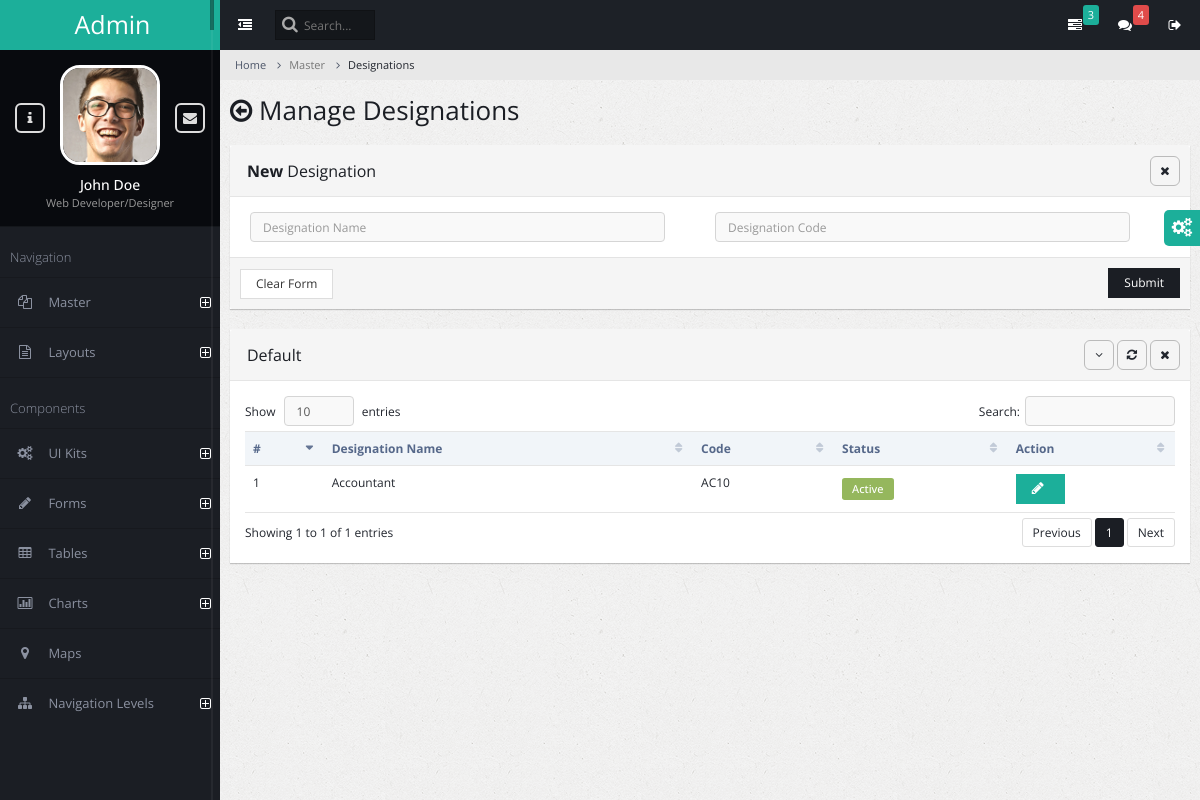
/designation/, run on the app's committed database.
### admin_master/models.py (models this page shows)
class AcademicDesignation(models.Model):
    designation_name = models.CharField(max_length=100)
    designation_code = models.CharField(max_length=10)
    is_active = models.BooleanField(default=True)

### admin_master/views.py (the view, shortened to what this page needs)
# urls.py: path('designation/', views.designation_manage,name="designation"),
def designation_manage(request):
    success_message=None
    error_message = None
    academic_designation = AcademicDesignation.objects.all()
    context = {
        'errormessage': error_message,
        'successmessage': success_message,
        'academic_designation': academic_designation,
    }
    return render(request, 'designation_manage.html',context)

### admin_master/templates/designation_manage.html (shortened to what this page needs)
{% extends 'admin_base.html' %}
{% block content %}
<ul class="breadcrumb">
    <li><a href="#">Home</a></li>
    <li class="active">Master</li>
    <li class="active">Designations</li>
</ul>
<div class="page-title">
    <h2><span class="fa fa-arrow-circle-o-left"></span> Manage Designations</h2>
</div>
<div class="page-content-wrap">
    <div class="row">
        <div class="col-md-12">
            <form class="form-horizontal" enctype="multipart/form-data" method="post">
            <div class="panel panel-default">
                <div class="panel-heading">
                    <h3 class="panel-title"><strong>New </strong> Designation</h3>
                    <ul class="panel-controls">
                        <li><a href="#" class="panel-remove"><span class="fa fa-times"></span></a></li>
                    </ul>
                </div>
                <div class="panel-body">
                    <div class="row">
                        <div class="col-md-6">
                            <div class="form-group">
                                <div class="col-md-11 col-xs-12">
                                    <input type="text" name="designation_name" class="form-control" autofocus placeholder="Designation Name"/>
                                </div>
                            </div>
                        </div>
                        <div class="col-md-6">
                            <div class="form-group">
                                <div class="col-md-11 col-xs-12">
                                    <input type="text" name="designation_code" required class="form-control" placeholder="Designation Code"/>
                                </div>
                            </div>
                        </div>
                    </div>
                </div>
                <div class="panel-footer">
                    <input type="reset" value="Clear Form" class="btn btn-default">
                    <button class="btn btn-primary pull-right">Submit</button>
                </div>
            </div>
            </form>
            <div class="panel panel-default">
                <div class="panel-heading">
                    <h3 class="panel-title">Default</h3>
                    <ul class="panel-controls">
                        <li><a href="#" class="panel-collapse"><span class="fa fa-angle-down"></span></a></li>
                        <li><a href="#" class="panel-refresh"><span class="fa fa-refresh"></span></a></li>
                        <li><a href="#" class="panel-remove"><span class="fa fa-times"></span></a></li>
                    </ul>
                </div>
                <div class="panel-body">
                    <table class="table datatable">
                        <thead>
                            <tr>
                                <th>#</th>
                                <th>Designation Name</th>
                                <th>Code</th>
                                <th>Status</th>
                                <th>Action</th>
                            </tr>
                        </thead>
                        <tbody>
                            {% for designation in academic_designation %}
                            <tr id="{{designation.id}}">
                                <td>{{ forloop.counter }}</td>
                                <td>{{ designation.designation_name }}</td>
                                <td>{{ designation.designation_code }}</td>
                                <td>
                                    {% if designation.is_active %}
                                    <span class="label label-success label-form">Active</span>
                                    {% else %}
                                    <span class="label label-danger label-form">Deactive</span>
                                    {% endif %}
                                </td>
                                <td>
                                    <button class="btn btn-info" onclick="edit_pop_designation({{designation.id}})">
                                        <span id ="spinner{{designation.id}}" class="fa fa-pencil"></span>
                                    </button>
                                </td>
                            </tr>
                        {% endfor %}
                        </tbody>
                    </table>
                </div>
            </div>
        </div>
    </div>
</div>
{% endblock %}

### data on the page
AcademicDesignation: designation_name "Accountant", designation_code "AC10", is_active "Active"
